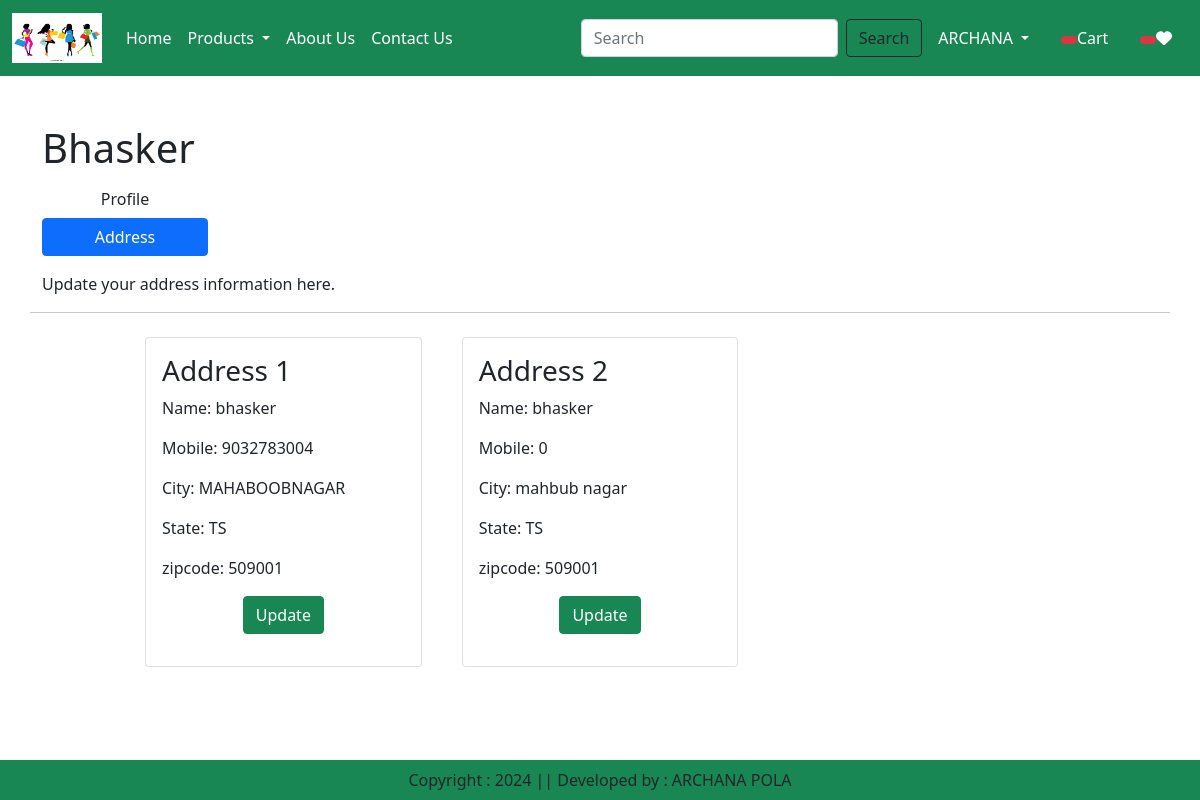
Before: /address/ (signed in) with the older database file.
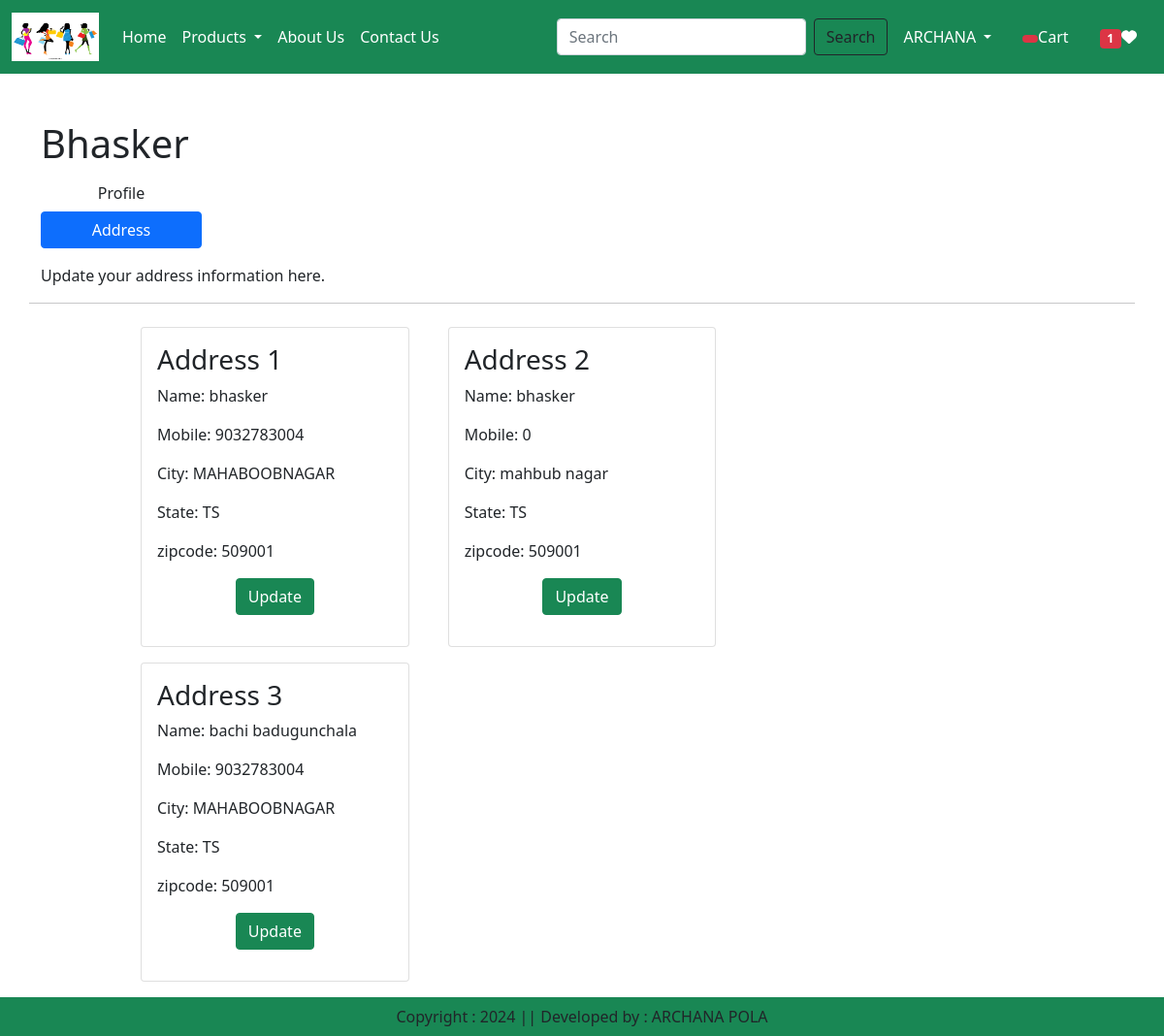
After: the same page with the newer database file.
### accounts/models.py (models this page shows, shortened)
class Customer(models.Model):
    user = models.ForeignKey(User, on_delete=models.CASCADE)
    name = models.CharField(max_length=100)
    mobile = models.IntegerField(default=0)
    city = models.CharField(max_length=100)
    state = models.CharField(choices=STATE_CHOICES, max_length=100)
    zipcode = models.IntegerField()

### accounts/views.py (the view)
# urls.py: path('address/', views.AddressView, name="address"),
@login_required
def AddressView(request):
    add = Customer.objects.filter(user=request.user)
    totalitem = 0
    wishitem = 0
    if request.user.is_authenticated:
        totalitem = len(Cart.objects.filter(user =request.user))
        wishitem = len(Wishlist.objects.filter(user = request.user))
    return render(request, 'app/address.html', locals())

### accounts/templates/app/address.html (shortened to what this page needs)
{% extends 'app/base.html' %}
{% load static %}
{% block main_content %}
<div class="container my-5">
    <div class="row">
        <h1><span class="text-capitalize">{{request.user}}</span></h1>
    <div class="col-sm-2 border-red">
        <ul class="list-unstyled">
            <li class="d-grid"> <a href ="{% url 'profile' %}"class="btn ">Profile</a></li>
            <li class="d-grid"> <a href ="{% url 'address' %}"class="btn btn-primary">Address</a></li>
        </ul></div>
        <p>Update your address information here.</p>
         <hr>
         <div class="col-sm-8 offset-sm-1">
         <div class="row">
            {% for ad in add  %}
            <div class="col-sm-5">
                <div class="card m-2">
                    <div class="card-body">
                        <h3>  Address {{forloop.counter}}</h3>
                        <p>Name:  {{ad.name}}</p>
                        <p>Mobile:  {{ad.mobile}}</p>
                        <p>City:  {{ad.city}}</p>
                        <p>State:  {{ad.state}}</p>
                        <p>zipcode:  {{ad.zipcode}}</p>
                        <p class="text-center"><a href="{% url 'UpdateAddress' pk=ad.id %}" type="button" class="btn btn-success">Update</a></p>
                    </div>
                </div>
            </div>
            {% endfor %}
            </div>
         </div>
</div>
{% endblock main_content %}

Changed rows visible on the page:
added Customer: name "bachi badugunchala", mobile "9032783004", city "MAHABOOBNAGAR", state "TS", zipcode "509001"
Other visible differences:
{{ wishitem }}: (not shown) → "1"
